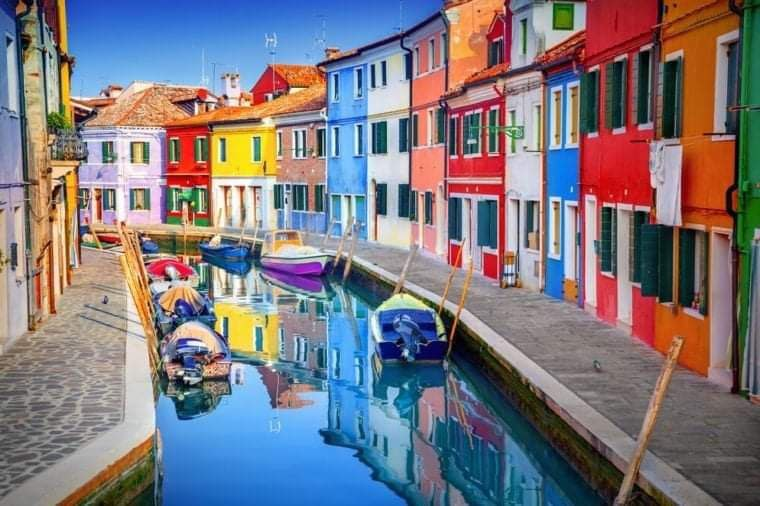
#> input picture test_files/river.jpg, 760 x 506 px
$ python -i test_code.py   (imports and definitions only)
#> lines starting #> are read from the running program, lines starting #| are printed output that depends on the picture
import cv2
import numpy as np
from pdf2image import convert_from_path
from scipy.interpolate import UnivariateSpline


class WarmingEffect():
    def __init__(self, image):
        self.image = image
        self.decrease_channel_lut = self._get_lut(
            x=[0, 64, 128, 192, 255],
            y=[0, 70, 140, 210, 255],
        )
        self.increase_channel_lut_red = self._get_lut(
            x=[0, 64, 128, 192, 255],
            y=[0, 30,  80, 120, 192],
        )
        self.increase_channel_lut_green = self._get_lut(
            x=[0, 64, 128, 192, 255],
            y=[0, 50,  100, 150, 220],
        )

    def _get_lut(self, x, y):
        spline_interpolate = UnivariateSpline(x, y)
        return spline_interpolate(range(256))

    def increase_saturation(self, image):
        hue_channel, saturation_channel, value_channel = cv2.split(
            cv2.cvtColor(
                image,
                cv2.COLOR_RGB2HSV
            )
        )

        updated_saturation_channel = cv2.LUT(
            saturation_channel,
            self.increase_channel_lut_red
        ).astype(np.uint8)

        return cv2.cvtColor(
            cv2.merge(
                (
                    hue_channel,
                    updated_saturation_channel,
                    value_channel
                )
            ),
            cv2.COLOR_HSV2RGB
        )

    def render_image(self, apply_increase_saturation=True):
#> called with apply_increase_saturation = True
        red_channel, green_channel, blue_channel = cv2.split(self.image)
        updated_red_channel = cv2.LUT(
            red_channel,
            self.increase_channel_lut_red
        ).astype(np.uint8)

        updated_green_channel = cv2.LUT(
            red_channel,
            self.increase_channel_lut_green
        ).astype(np.uint8)
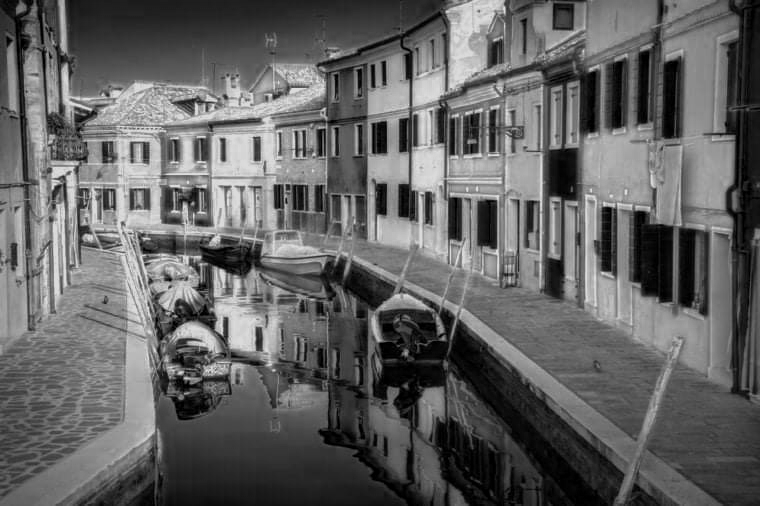
#> updated_green_channel: shape (506, 760); min 0, max 219, mean 98.5

        updated_blue_channel = cv2.LUT(
            blue_channel,
            self.decrease_channel_lut
        ).astype(np.uint8)

        image = cv2.merge(
            (updated_red_channel, updated_green_channel, updated_blue_channel)
        )
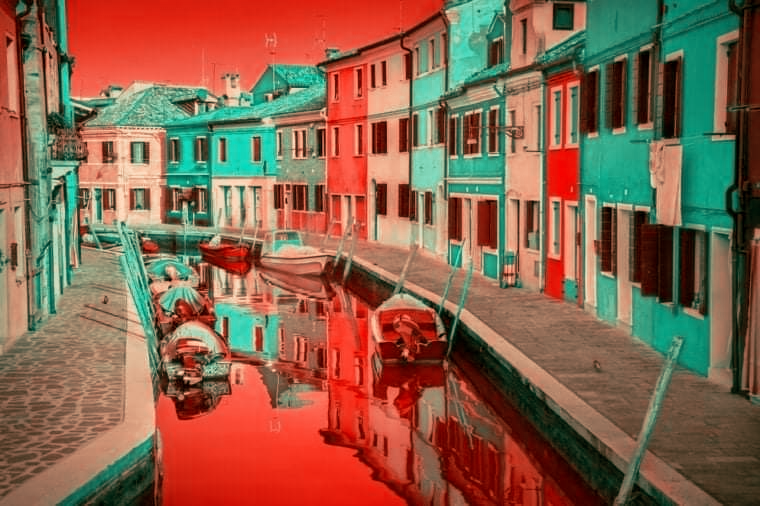
#> image: shape (506, 760, 3); mean of channels 0, 1, 2 76.4, 98.5, 137.1; drawn as B, G, R

        if apply_increase_saturation:
            return self.increase_saturation(image)
#> in increase_saturation, `hue_channel, saturation_channel, value_channel = cv2.split( cv2.cvtCol..`:
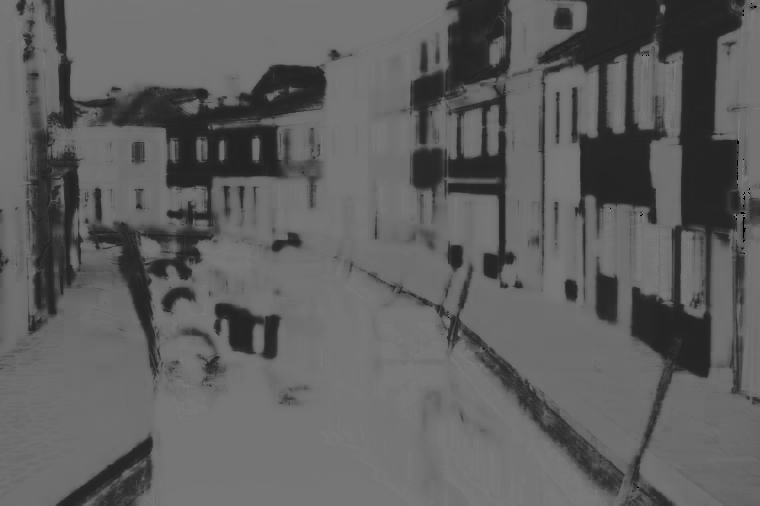
#> hue_channel: shape (506, 760); min 0, max 120, mean 94.8
#> in increase_saturation, `hue_channel, saturation_channel, value_channel = cv2.split( cv2.cvtCol..`:
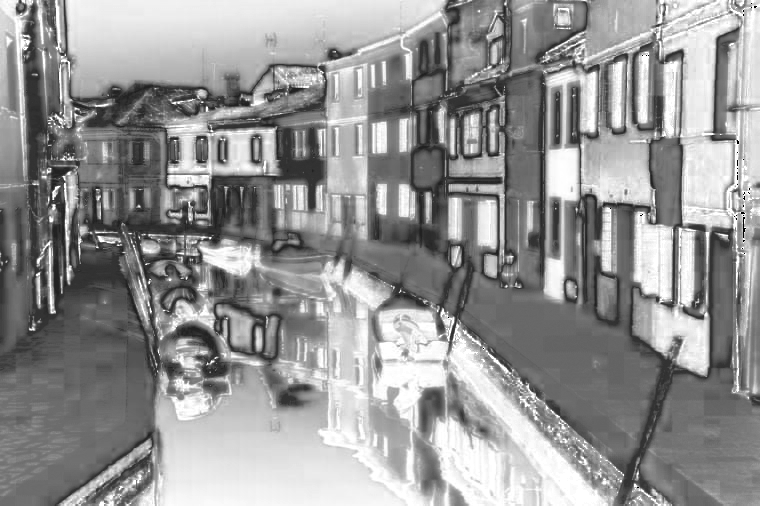
#> saturation_channel: shape (506, 760); min 0, max 255, mean 148.6
#> in increase_saturation, `hue_channel, saturation_channel, value_channel = cv2.split( cv2.cvtCol..`:
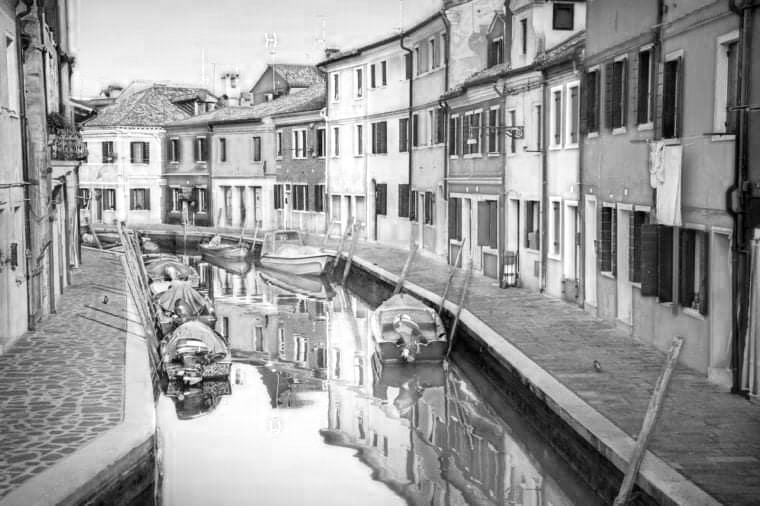
#> value_channel: shape (506, 760); min 0, max 255, mean 154.4
#> in increase_saturation, `updated_saturation_channel = cv2.LUT( saturation_channel, self.increas..`:
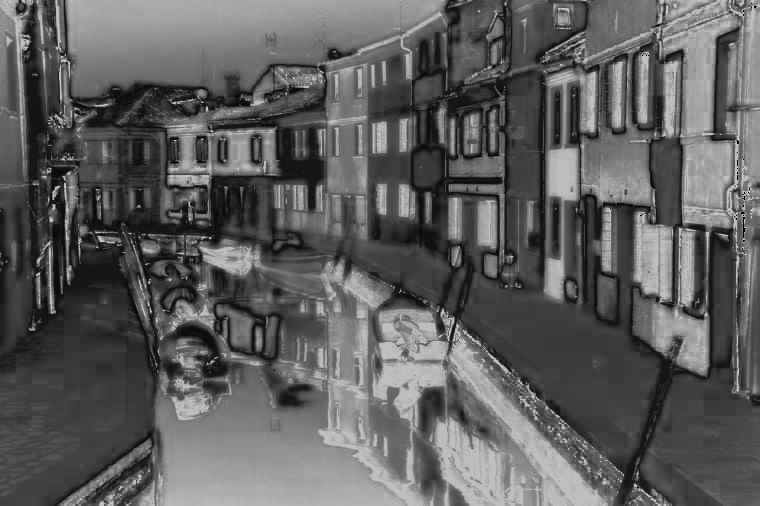
#> updated_saturation_channel: shape (506, 760); min 0, max 191, mean 94.1
#> in increase_saturation, `return cv2.cvtColor( cv2.merge( ( hue_channel, updated_saturation_chan..`:
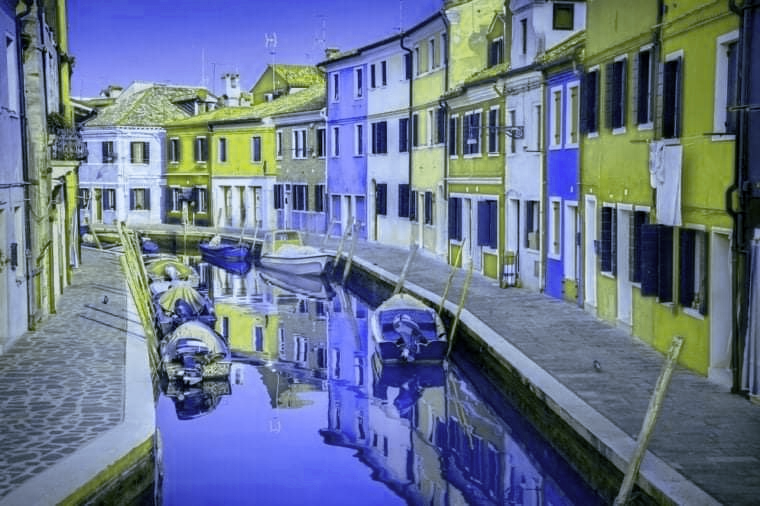
#> returned value: shape (506, 760, 3); mean R, G, B 104.9, 118.1, 143.5
        else:
            return image


class BackGroundColorEditor():
    def __init__(self, image):
        self.image = image

    def set_background_color(self, rgb_color):
        lower_white = np.array([220, 220, 220], dtype=np.uint8)
        upper_white = np.array([255, 255, 255], dtype=np.uint8)
        mask = cv2.inRange(self.image, lower_white, upper_white)
        mask = cv2.morphologyEx(
            mask, cv2.MORPH_OPEN,
            cv2.getStructuringElement(
                cv2.MORPH_ELLIPSE,
                (3, 3)
            )
        )
        cv2.imshow("mask1", mask)
        mask = cv2.bitwise_not(mask)
        cv2.imshow("mask2", mask)

        background = np.full(self.image.shape, rgb_color, np.uint8)

        foreground_mask = cv2.bitwise_and(self.image, self.image, mask=mask)

        mask = cv2.bitwise_not(mask)
        background_mask = cv2.bitwise_and(background, background, mask=mask)

        final = cv2.bitwise_or(foreground_mask, background_mask)
        mask = cv2.bitwise_not(mask)

        return final


# image = cv2.imread("test_files/test_image.jpg")

# [2 lines that did not run here, left out]

# [6 lines that did not run here, left out]


# [1 line that did not run here, left out]
# w_e = WarmingEffect(image)
# [1 line that did not run here, left out]

# [6 lines not run here, left out]

# [8 lines of commented-out code are left out]

>>> import cv2
>>> picture = cv2.cvtColor(cv2.imread('test_files/river.jpg'), cv2.COLOR_BGR2RGB)
>>> result = WarmingEffect(picture).render_image()

$ run again, on test_files/test_image.jpg
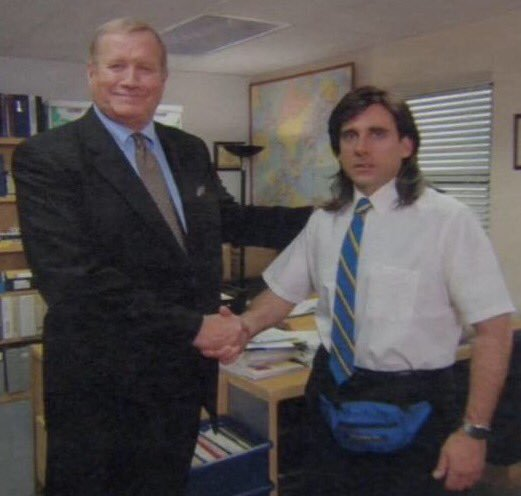
#> input picture test_files/test_image.jpg, 521 x 496 px
#> in increase_saturation, `updated_saturation_channel = cv2.LUT( saturation_channel, self.increas..`:
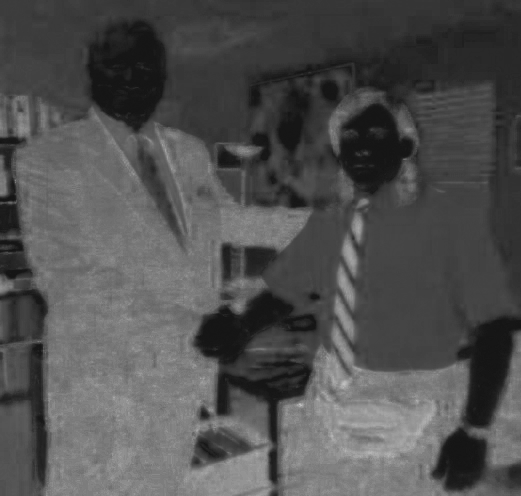
#> updated_saturation_channel: shape (496, 521); min 21, max 191, mean 80.6
#> in increase_saturation, `return cv2.cvtColor( cv2.merge( ( hue_channel, updated_saturation_chan..`:
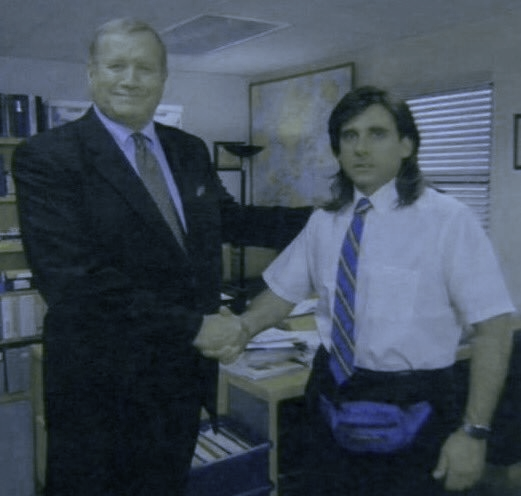
#> returned value: shape (496, 521, 3); mean R, G, B 64.5, 75.1, 87.8
